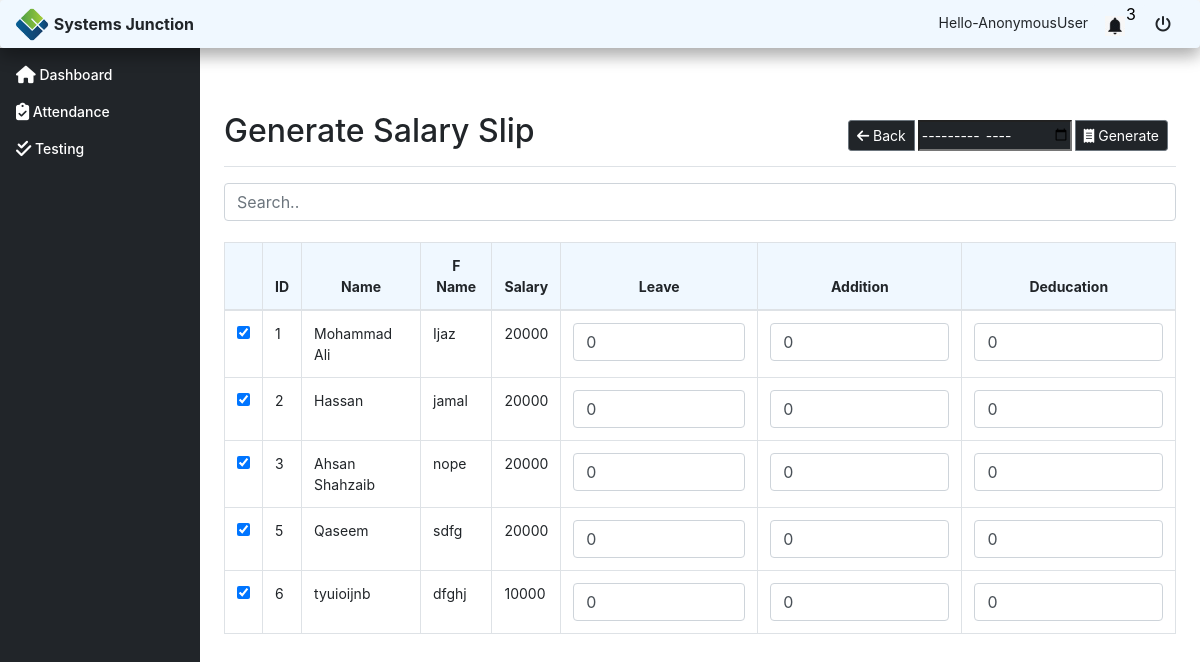
Screenshot of /employee/salarysheet with the database file from the repository.
### employee/models.py (models this page shows, shortened)
class Employee(models.Model):
    boolChoice = (
        ("Male", "Male"), ("Female", "Female"))
    name = models.CharField(max_length=50)
    fname = models.TextField(max_length=50)
    CNIC = models.IntegerField(max_length=11)
    age = models.IntegerField(max_length=5)
    joiningdate = models.DateTimeField(max_length=20, blank=True, default=None)
    gender = models.CharField(max_length=10, choices=boolChoice)
    profile_pic = models.ImageField(default='place.png')
    salary = models.IntegerField(default=None)
    education = models.ManyToManyField(EmployeeEducation, default=None)
    experience = models.ManyToManyField(EmployeeExperience, default=None)
    skills = models.ManyToManyField(EmployeeSkills, default=None)

### employee/views.py (the view)
# urls.py: path('salarysheet', views.salarysheet, name='salarysheet'),
def salarysheet(request):
    employee = Employee.objects.all()
    prob = getProbations()
    count = prob.count()
    return render(request, 'employee/salary_sheet_view.html', {'employee': employee,'count':count,'prob':prob})

### dashboard/views.py (called while the page is built)
def getProbations():
    now = datetime.datetime.now()
    past = now - datetime.timedelta(days=90)
    employees = Employee.objects.filter(joiningdate__lte=past)
    return employees

### employee/templates/employee/salary_sheet_view.html (shortened to what this page needs)
{% extends 'basetemplate.html' %}
{% block content %}
        <main role="main" class="col-md-9 ml-sm-auto col-lg-10 pt-3 px-4">
        <form action="{% url 'employee:generatesalaryslip' %}" method="post" >
          <div class="d-flex justify-content-between flex-wrap flex-md-nowrap align-items-center pb-2 mb-3 border-bottom">
            <h1 class="h2">Generate Salary Slip </h1>
            <div class="btn-toolbar mb-2 mb-md-0">
              <div class="btn-group mr-2">
            <a href="{% url 'employee:monthlySheet' %}" class="btn btn-sm btn-outline-secondary" style="background-color: #212529; color: white"> <i class="fas fa-arrow-left"></i>  Back</a>
                  <input type="month" id="month" name="month" required style="margin-right: 3px;margin-left: 3px; background-color: #212529; color: white">
                <button type="submit" style="background-color: #212529; color: white" class="btn btn-sm btn-outline-secondary"> <i class="fas fa-receipt"></i>  Generate</button>
              </div>
            </div>
          </div>
            <input class="form-control" id="myInput" type="text" placeholder="Search..">
        <br>
 <div class="table-responsive-lg">
            <table class="table table-bordered " style="background-color: white">
              <thead class="thead" style="background-color: #F0F8FF">
                <tr style="color: #212529;text-align: center">
                       <th></th>
                      <th>ID</th>
                      <th>Name</th>
                      <th>F Name</th>
                    <th>Salary</th>
                      <th>Leave</th>
                    <th>Addition</th>
                    <th>Deducation</th>
                </tr>
              </thead>
              <tbody id="myTable">
              {% for employee in employee %}
                <tr>
                <td><input type="checkbox" name="employeeList[]" checked value="{{ employee.id }}" /></td>
                   <td>{{ employee.id }}</td>
                    <td>{{ employee.name }}</td>
                    <td>{{ employee.fname }}</td>
                    <td>{{ employee.salary }}</td>
                    <td><input type="number" class="form-control" value="0" name="{{ employee.id }}" ></td>
                <td><input type="number" class="form-control" value="0" name="a{{ employee.id }}" ></td>
                <td><input type="number" class="form-control" value="0" name="s{{ employee.id }}" ></td>
                </tr>
              {% endfor %}
              </tbody>
            </table>
          </div>
        </form>
        </main>
      </div>
    </div>
{% endblock %}

### assets/dashboard.css (style rules this page uses)
body { font-size: .875rem; }
.border-bottom { border-bottom: 1px solid #e5e5e5; }

### rows the page displays
Employee: id "1", name "Mohammad Ali", fname "Ijaz", salary "20000"
Employee: id "2", name "Hassan", fname "jamal", salary "20000"
Employee: id "3", name "Ahsan Shahzaib", fname "nope", salary "20000"
Employee: id "5", name "Qaseem", fname "sdfg", salary "20000"
Employee: id "6", name "tyuioijnb", fname "dfghj", salary "10000"

### other values shown
{{ request.user }} "AnonymousUser"
{{ prob.count }} "3"
